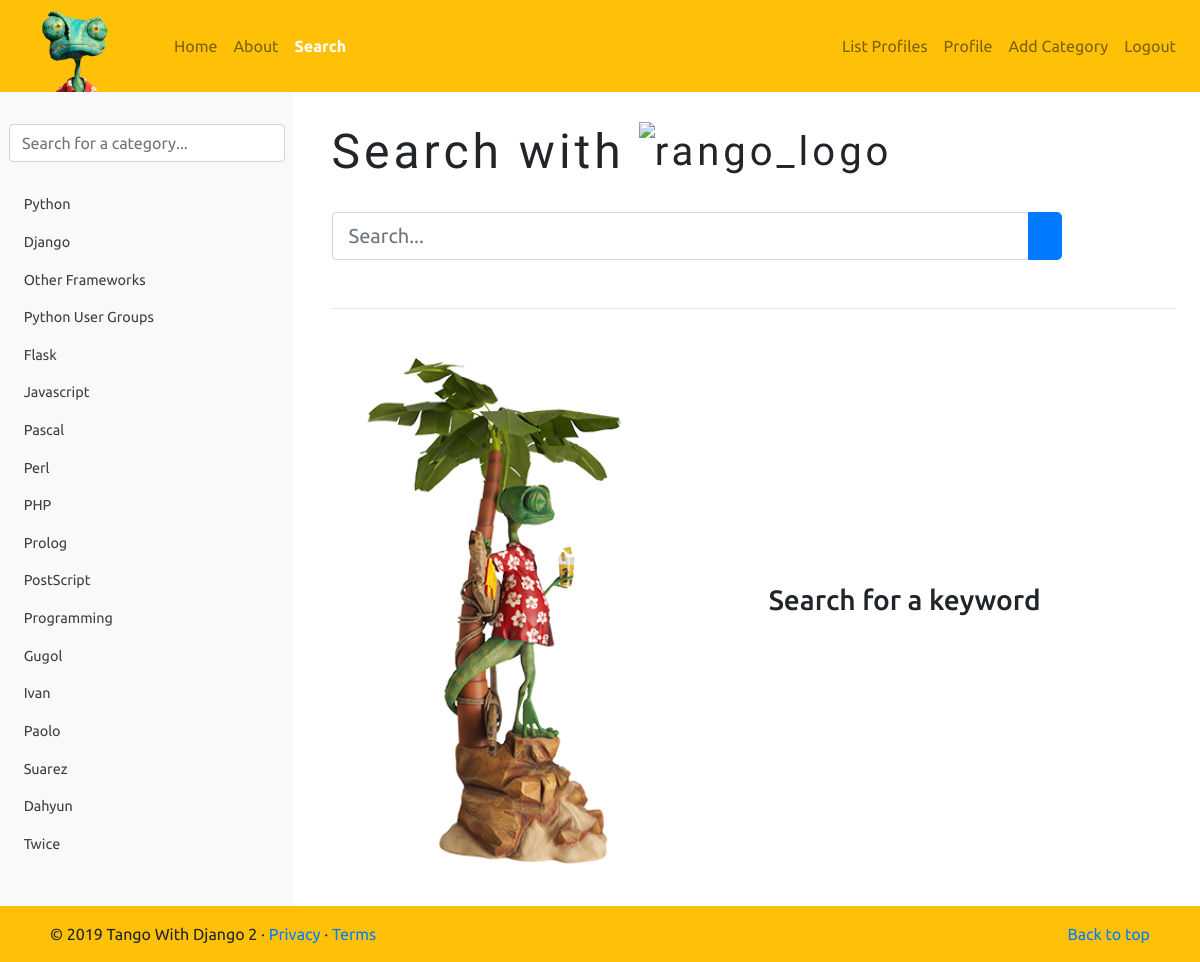
/rango/search/ (signed in), run on the app's committed database.
### rango/models.py (models this page shows, shortened)
class Category(models.Model):
    name = models.CharField(max_length=128, unique=True)
    views = models.IntegerField(default=0)
    likes = models.IntegerField(default=0)
    slug = models.SlugField(unique=True)
    class Meta:
        verbose_name_plural = 'Categories'

### rango/views.py (the view)
# urls.py: path('search/', views.search, name='search'),
def search(request):
    result_list = []
    query = None
    if request.method == 'POST':
        query = request.POST['query'].strip()
        if query:
            result_list = run_query(query)
    return render(request, 'rango/search.html', {'query': query, 'result_list': result_list})

### rango/templatetags/rango_template_tags.py (called while the page is built)
@register.inclusion_tag('rango/cats.html')
def get_category_list(cat=None):
    return {'cats': Category.objects.all(), 'act_cat': cat}

### templates/rango/search.html (shortened to what this page needs)
{% extends 'rango/base.html' %}
{% load staticfiles %}
{% block body_block %}
<div class="container-fluid">
    <div class="row my-4">
        <div id="searchWithRango" class="col">
            <p class="d-inline align-middle">Search with</p>
            <img src="/media/rango_logo.png" alt="rango_logo" width="100">
        </div>
    </div>
    <div class="row my-4">
        <div class="col">
            <form class="form-inline" id="user_form" method="POST" action="{% url 'rango:search' %}">
                <div class="form-group">
                    <div class="input-group input-group-lg">
                        {% if query %}
                        <input type="text" class="form-control rounded" size="50" name="query" value="{{ query }}" id="query">
                        {% else %}
                        <input type="text" class="form-control rounded" size="50" name="query" placeholder="Search..." id="query">
                        {% endif %}
                        <div class="input-group-append">
                            <button class="btn btn-primary" type="submit" name="submit" value="Search">
                            </button>
                        </div>
                    </div>
                </div>
            </form>
        </div>
    </div>
    <div class="mt-5">
        {% if result_list %}
        <h3>Results for "{{ query }}"</h3>
        <hr>
            {% for result in result_list %}
            <div id="searchResults" class="row mb-4">
                <div class="col text-left">
                    <h5 class="m-0 text-primary"><a href="{{ result.link }}">{{ result.title|safe|escape }}</a></h5>
                    <small class="text-success">{{ result.link|safe|escape }}</small>
                    <small class="d-block">{{ result.summary|safe|escape }}</small>
                </div>
            </div>
            {% endfor %}
        {% else %}
            <hr>
            <div id="noSearch" class="container text-center mb-4">
                <div class="row">
                    <div class="col-lg-6 col-md-12">
                        <img src="/media/rango_search.png" alt="rango_search_officer" class="img-fluid" width="350">
                    </div>
                    <div class="searchFor col-lg-6 col-md-12">
                        <h3 class="d-inline">Search for a keyword</h3>
                    </div>
                </div>
            </div>
        {% endif %}
    </div>
</div>
{% endblock %}

### templates/rango/cats.html (shortened to what this page needs)
<div id="catlst" class="mb-4">
    <ul class="nav flex-column">
        {% if cats %}
            {% for c in cats %}
                {% if c == act_cat %}
                    <li class="nav-item">
                        <a class="nav-link active" href="{% url 'rango:show_category' c.slug %}">
                            <i data-feather="archive"></i>&nbsp;&nbsp;{{ c.name }}
                        </a>
                    </li>
                {% else %}
                    <li class="nav-item">
                        <a class="nav-link" href="{% url 'rango:show_category' c.slug %}">
                            &nbsp;&nbsp;{{ c.name }}
                        </a>
                    </li>
                {% endif %}
            {% endfor %}
        {% else %}
            <li class="nav-item">No Categories Yet!</li>
        {% endif %}
    </ul>
</div>

### static/css/rango-css.css (style rules this page uses)
html,body { width: 100%; height: 100%; margin: 0px; padding: 0px; font-family: 'Ubuntu', sans-serif; overflow-x: hidden; }
#searchWithRango { font-family: 'Passero One', cursive; letter-spacing: .1em; font-size: 2.5rem!important; }
#cats .nav-item a { color: #3f3f3f; font-size: .9rem; }
@media (min-width: 992px) { #searchWithRango p { font-size: 3rem; } }
@media (min-width: 992px) { #searchWithRango img { width: 120px; } }
@media (min-width: 992px) { #noSearch { text-align: left!important; } }
@media (min-width: 992px) { #noSearch .searchFor { display: flex; align-items: center; } }

### data on the page
Category: name "Python"
Category: name "Django"
Category: name "Other Frameworks"
Category: name "Python User Groups"
Category: name "Flask"
Category: name "Javascript"
Category: name "Pascal"
Category: name "Perl"
Category: name "PHP"
Category: name "Prolog"
Category: name "PostScript"
Category: name "Programming"
Category: name "Gugol"
Category: name "Ivan"
Category: name "Paolo"
Category: name "Suarez"
Category: name "Dahyun"
Category: name "Twice"
